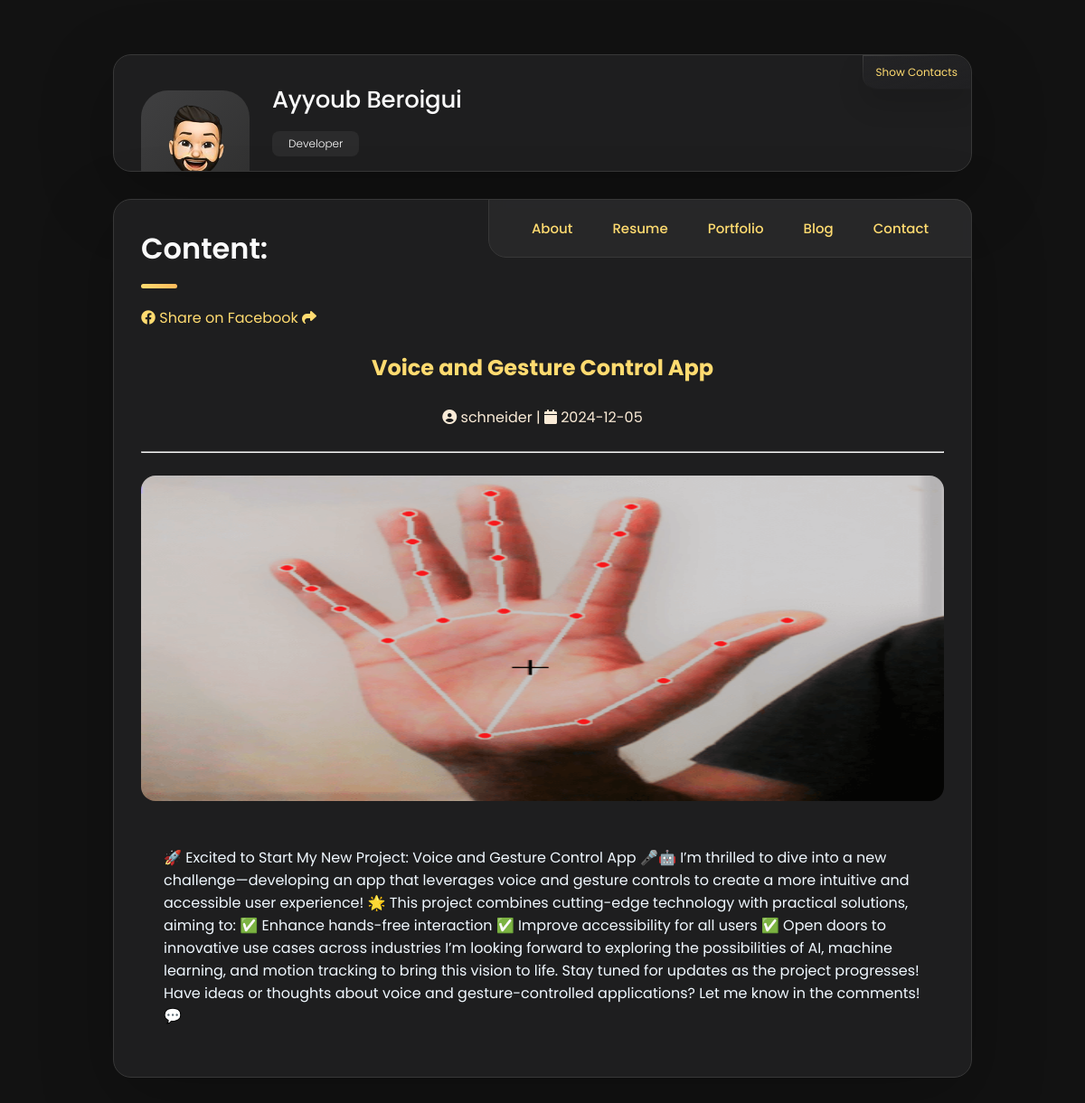
Page /Voice and Gesture Control App on the committed database.
### tables this page shows
CREATE TABLE "blogs" (
	"id"	INTEGER,
	"Author"	text NOT NULL,
	"publihed_at"	TIMESTAMP NOT NULL,
	"content"	TEXT NOT NULL CHECK(LENGTH("content") > 100),
	"image"	text,
	"is_pinned"	boolean DEFAULT false,
	"title"	text NOT NULL UNIQUE,
	PRIMARY KEY("id" AUTOINCREMENT)
);

### app.py (the view)
@app.route('/<id>')
def content(id):
    conn = sqlite3.connect('mydatabase.db')
    c = conn.cursor()
    c.execute("SELECT content,author,publihed_at,title,image FROM blogs WHERE title=?", (id,))
    blog = c.fetchall()
    return render_template('single.html', content=blog , id=id)

### templates/single.html
{%extends 'base.html'%}
{%block content%}
<article class="about active" data-page="blog">
    {% for blog in content %}
    <header>
      <h2 class="h2 article-title">Content: </h2>
      <a href="https://www.facebook.com/sharer/sharer.php?u={{ url_for('content', id= id, _external=True) }}" target="_blank">
        <i class="fa-brands fa-facebook"></i> Share on Facebook <i class="fa fa-share"></i><br>
      </a>
      <br>
    </header>
    <center>
      <div class="title1">
    <h2 > {{ blog[3] }}</h2>
  </div>
    <br>
    <div class="authors">
    <i class="fa fa-user-circle"></i> {{ blog[1] }} |
    <i class="fa fa-calendar"></i>  {{ blog[2] }}
  </div>
    <br>
    <hr>
<br>
    </center>
    <figure class="blog-banner-box">
        <img src="{{ url_for('static', filename=blog[4] ) }}" alt="Design conferences in 2022" loading="lazy">
    </figure>
    <br>
    <div class="blog-content">
     {{ blog[0]|safe }}
    </div>
    {%endfor%}
</article>
{%endblock%}

### static/css/style.css (style rules this page uses)
:root { --bg-gradient-onyx: linear-gradient( to bottom right, hsl(240, 1%, 25%) 3%, hsl(0, 0%, 19%) 97% ); --bg-gradient-jet: linear-gradient( to bottom right, hsla(240, 1%, 18%, 0.251) 0%, hsla(240, 2%, 11%, 0) 100% ), hsl(240, 2%, 13%); --bg-gradient-yellow-1: linear-gradient( to bottom right, hsl(45, 100%, 71%) 0%, hsla(36, 100%, 69%, 0) 50% ); --bg-gradient-yellow-2: linear-gradient( 135deg, hsla(45, 100%, 71%, 0.251) 0%, hsla(35, 100%, 68%, 0) 59.86% ), hsl(240, 2%, 13%); --border-gradient-onyx: linear-gradient( to bottom right, hsl(0, 0%, 25%) 0%, hsla(0, 0%, 25%, 0) 50% ); --text-gradient-yellow: linear-gradient( to right, hsl(45, 100%, 72%), hsl(35, 100%, 68%) ); --jet: hsl(0, 0%, 22%); --onyx: hsl(240, 1%, 17%); --eerie-black-1: hsl(240, 2%, 13%); --eerie-black-2: hsl(240, 2%, 12%); --smoky-black: hsl(0, 0%, 7%); --white-1: hsl(0, 0%, 100%); --white-2: hsl(0, 0%, 98%); --orange-yellow-crayola: hsl(45, 100%, 72%); --vegas-gold: hsl(45, 54%, 58%); --light-gray: hsl(0, 0%, 84%); --light-gray-70: hsla(0, 0%, 84%, 0.7); --bittersweet-shimmer: hsl(0, 43%, 51%); --ff-poppins: 'Poppins', sans-serif; --fs-1: 24px; --fs-2: 18px; --fs-3: 17px; --fs-4: 16px; --fs-5: 15px; --fs-6: 14px; --fs-7: 13px; --fs-8: 11px; --fw-300: 300; --fw-400: 400; --fw-500: 500; --fw-600: 600; --shadow-1: -4px 8px 24px hsla(0, 0%, 0%, 0.25); --shadow-2: 0 16px 30px hsla(0, 0%, 0%, 0.25); --shadow-3: 0 16px 40px hsla(0, 0%, 0%, 0.25); --shadow-4: 0 25px 50px hsla(0, 0%, 0%, 0.15); --shadow-5: 0 24px 80px hsla(0, 0%, 0%, 0.25); --transition-1: 0.25s ease; --transition-2: 0.5s ease-in-out; }
*, *::before, *::after { margin: 0; padding: 0; box-sizing: border-box; }
a { text-decoration: none; color: hsl(45, 100%, 72%); }
img, ion-icon, a, button, time, span { display: block; }
html { font-family: var(--ff-poppins); }
body { background: var(--smoky-black); }
.blog-content { color: aliceblue; }
.authors { color: antiquewhite; }
.title1 { color: hsl(45, 100%, 72%);; }
.sidebar, article { background: var(--eerie-black-2); border: 1px solid var(--jet); border-radius: 20px; padding: 15px; box-shadow: var(--shadow-1); z-index: 1; }
article { display: none; }
article.active { display: block; animation: fade 0.5s ease backwards; }
.h2, .h3, .h4, .h5 { color: var(--white-2); text-transform: capitalize; }
.h2 { font-size: var(--fs-1); }
.article-title { position: relative; padding-bottom: 7px; }
.article-title::after { content: ""; position: absolute; bottom: 0; left: 0; width: 30px; height: 3px; background: var(--text-gradient-yellow); border-radius: 3px; }
.about .article-title { margin-bottom: 15px; }
.article-title { margin-bottom: 30px; }
.blog-banner-box { width: 100%; height: 100%; border-radius: 12px; overflow: hidden; }
.blog-banner-box img { width: 100%; height: 100%; object-fit: stretch; transition: var(--transition-1); }
.blog-content { padding: 15px; }
@media (min-width: 450px) { .project-img, .blog-banner-box { height: auto; } }
@media (min-width: 580px) { :root { --fs-1: 32px; --fs-2: 24px; --fs-3: 26px; --fs-4: 18px; --fs-6: 15px; --fs-7: 15px; --fs-8: 12px; } }
@media (min-width: 580px) { .sidebar, article { width: 520px; margin-inline: auto; padding: 30px; } }
@media (min-width: 580px) { .article-title { font-weight: var(--fw-600); padding-bottom: 15px; } }
@media (min-width: 580px) { .article-title::after { width: 40px; height: 5px; } }
@media (min-width: 580px) { .about .article-title { margin-bottom: 20px; } }
@media (min-width: 580px) { .project-img, .blog-banner-box { border-radius: 16px; } }
@media (min-width: 580px) { .blog-content { padding: 25px; } }
@media (min-width: 768px) { .sidebar, article { width: 700px; } }
@media (min-width: 768px) { .article-title { padding-bottom: 20px; } }
@media (min-width: 1024px) { :root { --shadow-1: -4px 8px 24px hsla(0, 0%, 0%, 0.125); --shadow-2: 0 16px 30px hsla(0, 0%, 0%, 0.125); --shadow-3: 0 16px 40px hsla(0, 0%, 0%, 0.125); } }
@media (min-width: 1024px) { .sidebar, article { width: 950px; box-shadow: var(--shadow-5); } }
@media (min-width: 1024px) { .blog-banner-box { height: 360px; } }

### rows in the picture
blogs: title "Voice and Gesture Control App", Author "schneider", publihed_at "2024-12-05", image (picture), content "🚀 Excited to Start My New Project: Voice and Gesture Control App 🎤🤖 I’m thrilled to dive into a new challenge—developing an app that leverages voice and gesture controls to create a more intuitive and accessible user experience! 🌟 This project combines cutting-edge technology with practical solutions, aiming to: ✅ Enhance hands-free interaction ✅ Improve accessibility for all users ✅ Open doors to innovative use cases across industries I’m looking forward to exploring the possibilities of AI, machine learning, and motion tracking to bring this vision to life. Stay tuned for updates as the project progresses! Have ideas or thoughts about voice and gesture-controlled applications? Let me know…"
